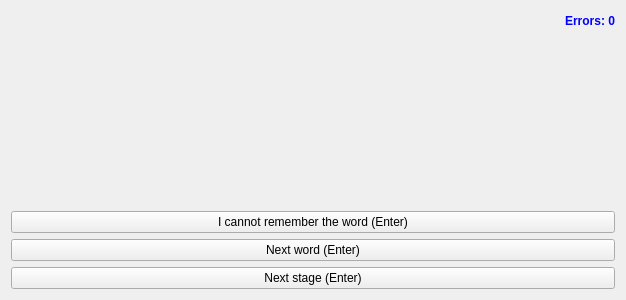
<?xml version="1.0" encoding="UTF-8"?>
<ui version="4.0">
 <class>QStarDict::ScatteredLettersStage</class>
 <widget class="QWidget" name="QStarDict::ScatteredLettersStage">
  <property name="geometry">
   <rect>
    <x>0</x>
    <y>0</y>
    <width>626</width>
    <height>300</height>
   </rect>
  </property>
  <property name="windowTitle">
   <string>Form</string>
  </property>
  <layout class="QVBoxLayout" name="verticalLayout">
   <item>
    <widget class="QLabel" name="errorsLabel">
     <property name="sizePolicy">
      <sizepolicy hsizetype="Preferred" vsizetype="Minimum">
       <horstretch>0</horstretch>
       <verstretch>0</verstretch>
      </sizepolicy>
     </property>
     <property name="maximumSize">
      <size>
       <width>16777215</width>
       <height>20</height>
      </size>
     </property>
     <property name="text">
      <string>&lt;p align=&quot;right&quot;&gt;&lt;font color=&quot;#0000ff&quot;&gt;&lt;b&gt;Errors: 0&lt;/b&gt;&lt;/font&gt;&lt;/p&gt;</string>
     </property>
    </widget>
   </item>
   <item>
    <widget class="QLabel" name="translationLabel">
     <property name="maximumSize">
      <size>
       <width>16777215</width>
       <height>30</height>
      </size>
     </property>
     <property name="font">
      <font>
       <pointsize>12</pointsize>
      </font>
     </property>
     <property name="text">
      <string/>
     </property>
    </widget>
   </item>
   <item>
    <layout class="QHBoxLayout" name="horizontalLayout">
     <item>
      <spacer name="horizontalSpacer">
       <property name="orientation">
        <enum>Qt::Orientation::Horizontal</enum>
       </property>
       <property name="sizeHint" stdset="0">
        <size>
         <width>40</width>
         <height>20</height>
        </size>
       </property>
      </spacer>
     </item>
     <item>
      <widget class="QStarDict::ScatteredLetters" name="scatteredLetters" native="true"/>
     </item>
     <item>
      <spacer name="horizontalSpacer_2">
       <property name="orientation">
        <enum>Qt::Orientation::Horizontal</enum>
       </property>
       <property name="sizeHint" stdset="0">
        <size>
         <width>40</width>
         <height>20</height>
        </size>
       </property>
      </spacer>
     </item>
    </layout>
   </item>
   <item>
    <widget class="QPushButton" name="surrenderButton">
     <property name="text">
      <string>I cannot remember the word (Enter)</string>
     </property>
    </widget>
   </item>
   <item>
    <widget class="QPushButton" name="nextWordButton">
     <property name="text">
      <string>Next word (Enter)</string>
     </property>
    </widget>
   </item>
   <item>
    <widget class="QPushButton" name="nextStageButton">
     <property name="text">
      <string>Next stage (Enter)</string>
     </property>
    </widget>
   </item>
  </layout>
 </widget>
 <customwidgets>
  <customwidget>
   <class>QStarDict::ScatteredLetters</class>
   <extends>QWidget</extends>
   <header>scatteredletters.h</header>
   <container>1</container>
  </customwidget>
 </customwidgets>
 <resources/>
 <connections/>
</ui>
